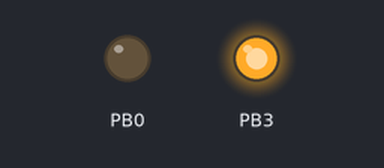
This sketch was run on a simulated ATtiny85, built with avr-gcc and run on an emulated ATtiny85. Shown: output pins drawn as LEDs (lit = HIGH). Sleep ends after the set time or at an interrupt.

Above: at 0.1 s.
At 0.6 s:
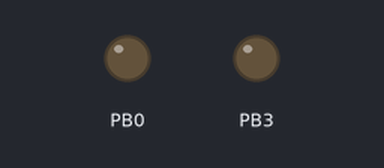
At 1.22 s:
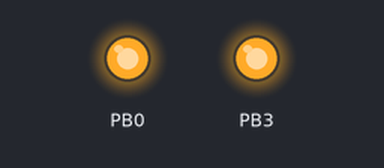
Timing chart, 0 to 3.0 s (numbered marks = the images above):
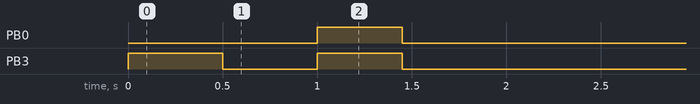

The sketch:

TX_Sensor.ino
```cpp
//Function of the system:
//The system is based on 433MHz ASK RF
//On startup everything is shutoff to conserve power and goes to sleep
//When the interrupt pin goes low the MCU wakes up
//It turns of the watchdog flag on and turns off the interrupt 0
//In the main loop it checks for if the Sens pin goes back to high
//If it is not high it sets up watchdog on for every 4 seconds
//It also sends the open signal through RF
//Before sending signal the analog comparator is turned on to check for battery level
//If the battery is low, the low battery signal is sent
//If the Sens pin goes back high, the watchdog is turned back off, then goes to sleep
//The process repeats

#include <avr/power.h>
#include <avr/sleep.h>
#include <avr/wdt.h> //Needed to enable/disable watch dog timer

//External Libraries
#include <RCSwitch.h>
#include <analogComp.h>

#define TX   PINB4      //TX Pin
#define LED  PINB3		//LED Pin
#define Sens PINB2      //Input pin
#define Fet  PINB0      //Power MOSFET for TX & Analog Comparator

const int low_Batt_code = 6880;  //Code for low battery
const int Open_D        = 5102;  //Code for Open
const int Close_D       = 5202;  //Code for Close

RCSwitch mySwitch = RCSwitch();

volatile boolean lowBattery = false;      //Used to check if the interrupt has raised low battery
volatile boolean is_data_sent = false;    //If it is true that means the relay is open
volatile boolean wdt_setup = false;       //Flag for watchdog

void setup() {
    //Power off not needed stuff
    ADCSRA &= ~(1<<ADEN);	//Disable ADC
    ACSR   &= ~(1<<ACD);	//Disable Analog Comparator
    MCUCR  &= ~(1<<BODS);   //Disable Brownout Stuff
    sleep_bod_disable();    //Disable Brownout detect on sleep

    power_all_disable();    //Turn all the peripherals clock off
    power_timer0_enable();  //Turn on timer0 clock on
    power_timer1_enable();  //Turn on timer1 clock on

    //Setup needed pins
    DDRB  |= (1 << LED);	//Set notification pin as output
    PORTB &= ~(1 << LED);   //Set the notification pin as low just in case

    DDRB  &= ~(1<< Sens);   //Set Sens pin as input
    PORTB &= ~(1 << Sens);  //Tri-state the input (no pull-up)

    DDRB  |= (1 << TX);	    //Set notification pin as output

    DDRB  |= (1 << Fet);	//Set fet pin as output
    PORTB &= ~(1 << Fet);   //Set the fet pin as low to turn off power

    mySwitch.enableTransmit(TX);     //Enable transmit on pin TX

    attachInterrupt(0, wakeup, LOW); // Setup initial interrupt from sleep

    //Notify the user mcu has loaded fine
    beep();
}

void loop() {

    if (PINB && Sens)
    {
        FET_on();
        wdt_setup = false;               //Turn off WDT setup function
        wdt_disable();                   //Turn off the WDT!

        //enable_batt_check();             //Enable comparator for battery check

        send_data(Close_D);              //Send data for closed contact

        //check_battery();
        is_data_sent = false;            //Revert data sent flag
        attachInterrupt(0, wakeup, LOW); //Turn on wake up interrupt
    }

    if (wdt_setup == true)
    {
        FET_on();                   //Turn on power MOSFET
        //enable_batt_check();
        if (is_data_sent == false)  //Check for data sent flag
        {
            send_data(Open_D);      //Send data out for open contact
            is_data_sent = true;    //Set flag that data has been sent
        }

        //check_battery();
        setup_watchdog(8);          //Turn on watchdog for 4 sec delay
    }

    sleep();
}

void sleep(){
    set_sleep_mode(SLEEP_MODE_PWR_DOWN); //Set sleep mode to deep sleep
    sleep_enable();                      //Enable sleep mode
    analogComparator.setOff();           //Turn off analog comparator before sleeping
    FET_off();                           //Turn off power MOSFET
    sleep_mode();                        //Go to sleep
    sleep_disable();                     //Disable sleep
}

void beep(){ //For various status display function
    LED_on();
    delay(500);
    LED_off();
    delay(500);
}

void enable_batt_check(){ //Functions for analog setup
     analogComparator.setOn(INTERNAL_REFERENCE, AIN1);  //Setup analog comparator
     analogComparator.enableInterrupt(battStatus, LOW); //Set interrupt for comparator
}

void check_battery(){
    if (lowBattery == true)
    {
        mySwitch.send(low_Batt_code, 24); //send low battery code
    }
}

void setup_watchdog(int timerPrescaler) {
    if (timerPrescaler > 9 ) timerPrescaler = 9; //Limit incoming amount to legal settings
    byte bb = timerPrescaler & 7;
    if (timerPrescaler > 7) bb |= (1<<5);        //Set the special 5th bit if necessary

    //This order of commands is important and cannot be combined
    MCUSR &= ~(1<<WDRF);                         //Clear the watch dog reset
    WDTCR |= (1<<WDCE) | (1<<WDE);               //Set WD_change enable, set WD enable
    WDTCR  = bb;                                 //Set new watchdog timeout value
    WDTCR |= _BV(WDIE);                          //Set the interrupt enable, this will keep unit from resetting after each int
}

//interrupt to be raised by the analog comparator
void battStatus(){
    lowBattery = true; //let's inform the main loop that the condition has been reached by the analog comparator
}

void wakeup(){  //interrupt for contact open
        detachInterrupt(0);     //Turn off pin interrupt
        wdt_setup = true;       //Activate the watch-dog setup function
}

void send_data(int data){
         LED_on();
         mySwitch.send(data, 24);
         LED_off();
}

void LED_on(){
    PORTB |= (1 << LED);     //Turn on LED
}

void LED_off(){
    PORTB &= ~(1 << LED);    //Turn off LED
}

void FET_on(){
    PORTB |= (1 << Fet);     //Turn on FET
}

void FET_off(){
    PORTB &= ~(1 << Fet);    //Turn off FET
}

ISR(WDT_vect) { //Watch-dog interrupt vector
    //Don't do anything. This is just here so that we wake up.
}
```

Measured:
- by itself, PB0: LOW → HIGH at 1.0 s, → LOW 0.45 s later
- by itself, PB3: HIGH → LOW at 0.50 s, → HIGH 0.50 s later, → LOW 0.45 s later
